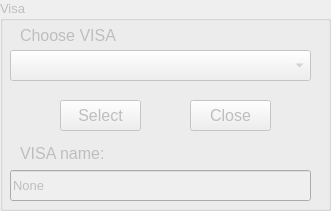
             <widget class="QGroupBox" name="groupBox_visa_keithley">
              <property name="enabled">
               <bool>false</bool>
              </property>
              <property name="geometry">
               <rect>
                <x>10</x>
                <y>0</y>
                <width>331</width>
                <height>211</height>
               </rect>
              </property>
              <property name="font">
               <font>
                <pointsize>10</pointsize>
               </font>
              </property>
              <property name="title">
               <string>Visa</string>
              </property>
              <widget class="QLabel" name="label_chooseVisa">
               <property name="geometry">
                <rect>
                 <x>20</x>
                 <y>20</y>
                 <width>311</width>
                 <height>31</height>
                </rect>
               </property>
               <property name="font">
                <font>
                 <pointsize>12</pointsize>
                </font>
               </property>
               <property name="text">
                <string>Choose VISA</string>
               </property>
              </widget>
              <widget class="QComboBox" name="comboBox_visa_keithley">
               <property name="geometry">
                <rect>
                 <x>10</x>
                 <y>50</y>
                 <width>301</width>
                 <height>31</height>
                </rect>
               </property>
               <property name="font">
                <font>
                 <pointsize>10</pointsize>
                </font>
               </property>
              </widget>
              <widget class="QPushButton" name="pushButton_select_keithley">
               <property name="geometry">
                <rect>
                 <x>60</x>
                 <y>100</y>
                 <width>81</width>
                 <height>31</height>
                </rect>
               </property>
               <property name="font">
                <font>
                 <pointsize>12</pointsize>
                </font>
               </property>
               <property name="text">
                <string>Select</string>
               </property>
              </widget>
              <widget class="QPushButton" name="pushButton_close_keithley">
               <property name="geometry">
                <rect>
                 <x>190</x>
                 <y>100</y>
                 <width>81</width>
                 <height>31</height>
                </rect>
               </property>
               <property name="font">
                <font>
                 <pointsize>12</pointsize>
                </font>
               </property>
               <property name="text">
                <string>Close</string>
               </property>
              </widget>
              <widget class="QLabel" name="label_8">
               <property name="geometry">
                <rect>
                 <x>20</x>
                 <y>140</y>
                 <width>311</width>
                 <height>27</height>
                </rect>
               </property>
               <property name="font">
                <font>
                 <pointsize>12</pointsize>
                </font>
               </property>
               <property name="text">
                <string>VISA name:</string>
               </property>
              </widget>
              <widget class="QLineEdit" name="lineEdit_visa_keithley">
               <property name="geometry">
                <rect>
                 <x>10</x>
                 <y>170</y>
                 <width>301</width>
                 <height>31</height>
                </rect>
               </property>
               <property name="font">
                <font>
                 <pointsize>10</pointsize>
                </font>
               </property>
               <property name="text">
                <string>None</string>
               </property>
              </widget>
             </widget>
